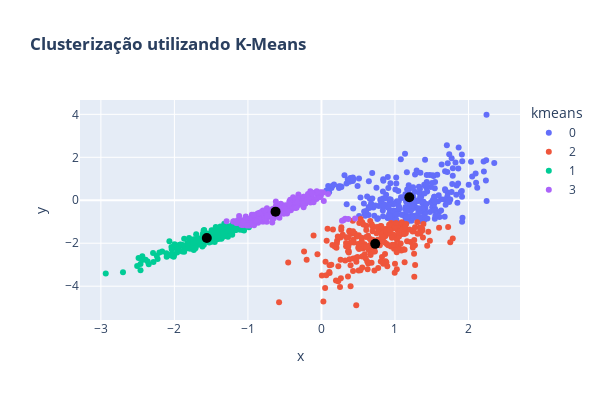
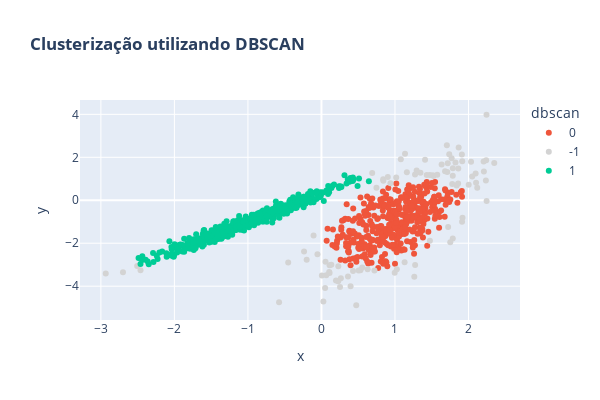

The notebook cell these images were saved under, in order:
### Code cell
# plotando clusterização kmeans
fig1 = px.scatter(
    df,
    x='x',
    y='y',  
    color='kmeans',
    width=600,
    height=400,
    title='<b>Clusterização utilizando K-Means</b>'
)
# adicionando centroides
fig1.add_scatter(
    x=centroides[:,0], 
    y=centroides[:,1], 
    mode='markers', 
    marker=dict(
        size=10, 
        symbol='0', 
        color='black'
    ), 
    showlegend=False
)
# plotando clusterização DBSCAN
fig2 = px.scatter(
    df,
    x='x',
    y='y',  
    color='dbscan',
    width=600,
    height=400,
    title='<b>Clusterização utilizando DBSCAN</b>',
    # -1 é não clusterizado, melhor deixar mais claro
    color_discrete_map = {'-1': '#D3D3D3'} 
)
fig1.show()
fig2.show()

### Figure 1 — Plotly figure (JSON) as saved in the notebook; plotly's stock layout.template omitted (floating-point values rounded to 4 significant figures; data arrays with more than 128 entries replaced by an {"elided": "..."} marker saying what was removed)
{"data": [{"hovertemplate": "kmeans=0<br>x=%{x}<br>y=%{y}<extra></extra>", "legendgroup": "0", "marker": {"color": "#636efa", "symbol": "circle"}, "mode": "markers", "name": "0", "orientation": "v", "showlegend": true, "type": "scatter", "x": {"elided": "283 float values"}, "xaxis": "x", "y": {"elided": "283 float values"}, "yaxis": "y"}, {"hovertemplate": "kmeans=2<br>x=%{x}<br>y=%{y}<extra></extra>", "legendgroup": "2", "marker": {"color": "#EF553B", "symbol": "circle"}, "mode": "markers", "name": "2", "orientation": "v", "showlegend": true, "type": "scatter", "x": {"elided": "236 float values"}, "xaxis": "x", "y": {"elided": "236 float values"}, "yaxis": "y"}, {"hovertemplate": "kmeans=1<br>x=%{x}<br>y=%{y}<extra></extra>", "legendgroup": "1", "marker": {"color": "#00cc96", "symbol": "circle"}, "mode": "markers", "name": "1", "orientation": "v", "showlegend": true, "type": "scatter", "x": {"elided": "226 float values"}, "xaxis": "x", "y": {"elided": "226 float values"}, "yaxis": "y"}, {"hovertemplate": "kmeans=3<br>x=%{x}<br>y=%{y}<extra></extra>", "legendgroup": "3", "marker": {"color": "#ab63fa", "symbol": "circle"}, "mode": "markers", "name": "3", "orientation": "v", "showlegend": true, "type": "scatter", "x": {"elided": "255 float values"}, "xaxis": "x", "y": {"elided": "255 float values"}, "yaxis": "y"}, {"marker": {"color": "black", "size": 10, "symbol": "0"}, "mode": "markers", "showlegend": false, "type": "scatter", "x": [1.195, -1.559, 0.7311, -0.6243], "y": [0.1441, -1.759, -2.03, -0.5302]}], "layout": {"height": 400, "legend": {"title": {"text": "kmeans"}, "tracegroupgap": 0}, "title": {"text": "<b>Clusterização utilizando K-Means</b>"}, "width": 600, "xaxis": {"anchor": "y", "domain": [0, 1], "title": {"text": "x"}}, "yaxis": {"anchor": "x", "domain": [0, 1], "title": {"text": "y"}}}}

### Figure 2 — Plotly figure (JSON) as saved in the notebook; plotly's stock layout.template omitted (floating-point values rounded to 4 significant figures; data arrays with more than 128 entries replaced by an {"elided": "..."} marker saying what was removed)
{"data": [{"hovertemplate": "dbscan=0<br>x=%{x}<br>y=%{y}<extra></extra>", "legendgroup": "0", "marker": {"color": "#EF553B", "symbol": "circle"}, "mode": "markers", "name": "0", "orientation": "v", "showlegend": true, "type": "scatter", "x": {"elided": "411 float values"}, "xaxis": "x", "y": {"elided": "411 float values"}, "yaxis": "y"}, {"hovertemplate": "dbscan=-1<br>x=%{x}<br>y=%{y}<extra></extra>", "legendgroup": "-1", "marker": {"color": "#D3D3D3", "symbol": "circle"}, "mode": "markers", "name": "-1", "orientation": "v", "showlegend": true, "type": "scatter", "x": [1.786, 1.017, 0.3607, -2.461, 2.119, 1.635, 0.5303, 0.06556, 1.162, 2.24, 0.3964, 0.2279, 2.245, 0.2526, 0.5549, 0.8397, 1.681, 1.91, 1.913, 1.263, 0.5054, 0.6277, 1.525, 1.718, 1.866, 2.097, -0.05424, 1.274, 0.4297, 1.723, 1.712, 2.103, 1.771, 1.839, 0.1104, 0.7208, 1.025, 1.079, 1.409, 0.1107, 0.9382, 1.575, 1.295, -2.507, -2.699, 0.7482, 1.474, 0.2641, 2.21, 1.475, 1.779, 0.9024, -0.2011, 0.1976, -2.934, -0.4524, -0.5761, 1.859, 0.02621, 1.273, 0.1343, 2.051, 0.8419, 2.003, 1.706, 2.206, 1.787, 1.137, 0.005692, 1.516, 0.1056, 1.786, 0.04973, 0.4731, 0.05537, 1.752, 1.346, 0.9963, 2.237, 2.35, 0.2295, -0.2363, 2.246, 1.915, 1.918, 1.823, 0.6904, 1.131, 1.432, 2.035, -0.1071, 1.738, 1.861], "xaxis": "x", "y": [-1.783, 1.063, -3.55, -3.255, 0.5871, 1.661, -3.26, -3.493, 1.31, 1.864, -4.001, -3.77, 3.981, -4.04, -3.135, 0.9742, 1.346, 2.127, -1.003, -3.556, -3.264, -3.214, 1.133, 1.718, 2.462, 1.245, -2.509, -3.01, -3.294, -1.239, 1.317, 0.82, 1.951, 0.682, -3.026, -3.274, -3.208, 1.909, 1.888, -3.391, 0.7919, 1.192, 1.39, -3.055, -3.355, 0.5773, 1.18, -3.633, 1.337, -1.881, 0.7592, 1.081, -2.766, -3.734, -3.411, -2.892, -4.753, 0.777, -4.713, 1.202, -3.004, 1.11, 0.9131, 0.7261, 2.567, 1.8, 1.494, 2.17, -3.507, 1.168, -3.344, 1.139, -4.082, -4.887, -2.86, -1.952, 1.28, -3.376, 0.9198, 1.731, -3.076, -2.389, -0.03493, 1.822, -0.816, 1.759, 1.269, -2.883, 1.171, 1.794, -1.645, 2.144, 1.481], "yaxis": "y"}, {"hovertemplate": "dbscan=1<br>x=%{x}<br>y=%{y}<extra></extra>", "legendgroup": "1", "marker": {"color": "#00cc96", "symbol": "circle"}, "mode": "markers", "name": "1", "orientation": "v", "showlegend": true, "type": "scatter", "x": {"elided": "496 float values"}, "xaxis": "x", "y": {"elided": "496 float values"}, "yaxis": "y"}], "layout": {"height": 400, "legend": {"title": {"text": "dbscan"}, "tracegroupgap": 0}, "title": {"text": "<b>Clusterização utilizando DBSCAN</b>"}, "width": 600, "xaxis": {"anchor": "y", "domain": [0, 1], "title": {"text": "x"}}, "yaxis": {"anchor": "x", "domain": [0, 1], "title": {"text": "y"}}}}
